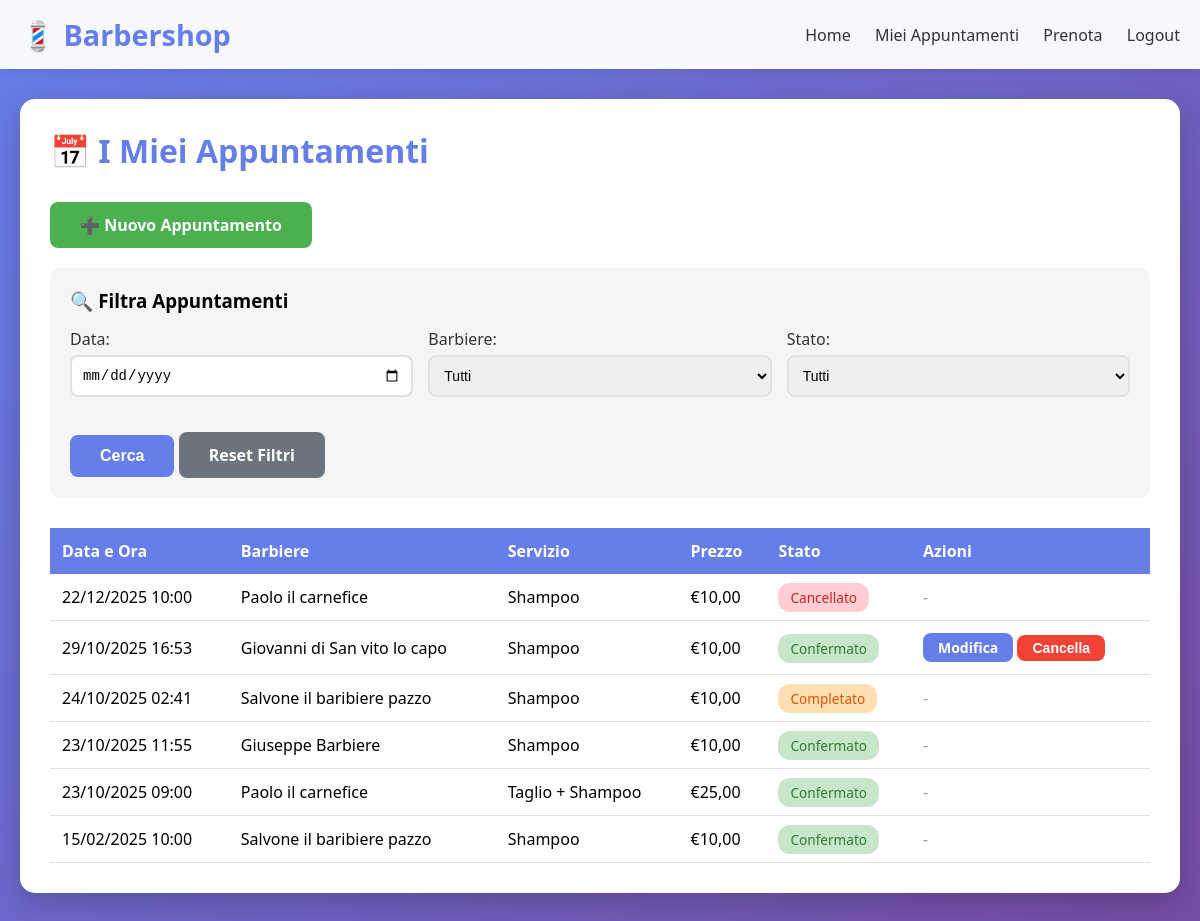
The app's page /appuntamenti/ (signed in) with its own data.
### appointments/models.py (models this page shows, shortened)
class Appuntamento(models.Model):
    STATI = [
        ('confermato', 'Confermato'),
        ('completato', 'Completato'),
        ('cancellato', 'Cancellato'),
        ('in_attesa', 'In Attesa'),
    ]
    cliente = models.ForeignKey(Cliente, on_delete=models.CASCADE, related_name='appuntamenti')
    barbiere = models.ForeignKey(Barbiere, on_delete=models.CASCADE, related_name='appuntamenti')
    servizio = models.ForeignKey(Servizio, on_delete=models.CASCADE)
    data_ora = models.DateTimeField(verbose_name="Data e ora")
    stato = models.CharField(max_length=20, choices=STATI, default='confermato')
    note = models.TextField(blank=True, null=True)
    creato_il = models.DateTimeField(auto_now_add=True)
    modificato_il = models.DateTimeField(auto_now=True)
    class Meta:
        verbose_name_plural = "Appuntamenti"
        ordering = ['-data_ora']
    def is_passato(self):
        return self.data_ora < timezone.now()

class Barbiere(models.Model):
    nome = models.CharField(max_length=100)
    specialita = models.CharField(max_length=200)
    foto = models.ImageField(upload_to='barbieri/', null=True, blank=True)
    attivo = models.BooleanField(default=True)
    class Meta:
        verbose_name_plural = "Barbieri"

class Servizio(models.Model):
    nome = models.CharField(max_length=100)
    descrizione = models.TextField()
    durata_minuti = models.IntegerField(help_text="Durata del servizio in minuti")
    prezzo = models.DecimalField(max_digits=6, decimal_places=2)
    class Meta:
        verbose_name_plural = "Servizi"

### appointments/views.py (the view)
# urls.py: path('appuntamenti/', views.lista_appuntamenti, name='lista_appuntamenti'),
@login_required
def lista_appuntamenti(request):
    try:
        cliente = Cliente.objects.get(user=request.user)
    except Cliente.DoesNotExist:
        messages.error(request, 'Profilo cliente non trovato.')
        return redirect('home')
    appuntamenti = Appuntamento.objects.filter(cliente=cliente)
    data_filtro = request.GET.get('data')
    barbiere_id = request.GET.get('barbiere')
    stato_filtro = request.GET.get('stato')
    if data_filtro:
        appuntamenti = appuntamenti.filter(data_ora__date=data_filtro)
    if barbiere_id:
        appuntamenti = appuntamenti.filter(barbiere_id=barbiere_id)
    if stato_filtro:
        appuntamenti = appuntamenti.filter(stato=stato_filtro)
    context = {
        'appuntamenti': appuntamenti,
        'barbieri': Barbiere.objects.filter(attivo=True),
        'stati': Appuntamento.STATI,
        'filtro_data': data_filtro,
        'filtro_barbiere': barbiere_id,
        'filtro_stato': stato_filtro,
    }
    return render(request, 'appointments/lista_appuntamenti.html', context)

### appointments/templates/appointments/lista_appuntamenti.html (shortened to what this page needs)
{% extends 'appointments/base.html' %}
{% block content %}
<div class="card">
    <h1 style="color: #667eea; margin-bottom: 30px;">📅 I Miei Appuntamenti</h1>
    <a href="{% url 'crea_appuntamento' %}" class="btn btn-success" style="margin-bottom: 20px;">
        ➕ Nuovo Appuntamento
    </a>
    <form method="GET" action="{% url 'lista_appuntamenti' %}" style="background: #f5f5f5; padding: 20px; border-radius: 10px; margin-bottom: 30px;">
        <h3 style="margin-bottom: 15px;">🔍 Filtra Appuntamenti</h3>
        <div style="display: grid; grid-template-columns: repeat(auto-fit, minmax(200px, 1fr)); gap: 15px;">
            <div class="form-group">
                <label>Data:</label>
                <input type="date" name="data" value="{{ filtro_data }}" class="form-control">
            </div>
            <div class="form-group">
                <label>Barbiere:</label>
                <select name="barbiere" class="form-control">
                    <option value="">Tutti</option>
                </select>
            </div>
            <div class="form-group">
                <label>Stato:</label>
                <select name="stato" class="form-control">
                    <option value="">Tutti</option>
                </select>
            </div>
        </div>
        <button type="submit" class="btn btn-primary">Cerca</button>
        <a href="{% url 'lista_appuntamenti' %}" class="btn btn-secondary">Reset Filtri</a>
    </form>
    {% if appuntamenti %}
    <table>
        <thead>
            <tr>
                <th>Data e Ora</th>
                <th>Barbiere</th>
                <th>Servizio</th>
                <th>Prezzo</th>
                <th>Stato</th>
                <th>Azioni</th>
            </tr>
        </thead>
        <tbody>
            {% for app in appuntamenti %}
            <tr>
                <td>{{ app.data_ora|date:"d/m/Y H:i" }}</td>
                <td>{{ app.barbiere.nome }}</td>
                <td>{{ app.servizio.nome }}</td>
                <td>€{{ app.servizio.prezzo }}</td>
                <td>
                    {% if app.stato == 'confermato' %}
                        <span class="badge badge-success">{{ app.get_stato_display }}</span>
                    {% elif app.stato == 'cancellato' %}
                        <span class="badge badge-danger">{{ app.get_stato_display }}</span>
                    {% else %}
                        <span class="badge badge-warning">{{ app.get_stato_display }}</span>
                    {% endif %}
                </td>
                <td>
                    {% if app.stato == 'confermato' and not app.is_passato %}
                        <a href="{% url 'modifica_appuntamento' app.id %}" class="btn btn-primary" style="padding: 5px 15px; font-size: 14px;">
                            Modifica
                        </a>
                        <form method="POST" action="{% url 'cancella_appuntamento' app.id %}" style="display: inline;">
                            <button type="submit" class="btn btn-danger" style="padding: 5px 15px; font-size: 14px;" onclick="return confirm('Sicuro di voler cancellare?')">
                                Cancella
                            </button>
                        </form>
                    {% else %}
                        <span style="color: #999;">-</span>
                    {% endif %}
                </td>
            </tr>
            {% endfor %}
        </tbody>
    </table>
    {% else %}
        <p style="text-align: center; color: #999; padding: 40px;">
            Nessun appuntamento trovato. <a href="{% url 'crea_appuntamento' %}">Prenota il tuo primo appuntamento!</a>
        </p>
    {% endif %}
</div>
{% endblock %}

### appointments/templates/appointments/base.html (style rules this page uses)
* { margin: 0; padding: 0; box-sizing: border-box; }
body { font-family: 'Segoe UI', Tahoma, Geneva, Verdana, sans-serif; background: linear-gradient(135deg, #667eea 0%, #764ba2 100%); min-height: 100vh; padding-bottom: 50px; }
.card { background: white; border-radius: 15px; padding: 30px; box-shadow: 0 10px 30px rgba(0,0,0,0.2); margin-bottom: 20px; }
.form-control { width: 100%; padding: 10px; border: 2px solid #e0e0e0; border-radius: 8px; font-size: 14px; margin-bottom: 15px; }
.form-group { margin-bottom: 20px; }
.form-group label { display: block; margin-bottom: 5px; font-weight: 500; color: #333; }
.btn { padding: 12px 30px; border: none; border-radius: 8px; font-size: 16px; font-weight: bold; cursor: pointer; transition: all 0.3s; text-decoration: none; display: inline-block; }
.btn-primary { background: #667eea; color: white; }
.btn-success { background: #4caf50; color: white; }
.btn-danger { background: #f44336; color: white; }
.btn-secondary { background: #6c757d; color: white; }
table { width: 100%; border-collapse: collapse; margin-top: 20px; }
table th { background: #667eea; color: white; padding: 12px; text-align: left; font-weight: 600; }
table td { padding: 12px; border-bottom: 1px solid #e0e0e0; }
.badge { padding: 5px 12px; border-radius: 12px; font-size: 0.85em; font-weight: 500; }
.badge-success { background: #c8e6c9; color: #2e7d32; }
.badge-danger { background: #ffcdd2; color: #c62828; }
.badge-warning { background: #ffe0b2; color: #e65100; }

### records on screen
Appuntamento: data_ora "22/12/2025 10:00", barbiere.nome "Paolo il carnefice", servizio.nome "Shampoo", servizio.prezzo "10,00", stato "Cancellato"
Appuntamento: data_ora "29/10/2025 16:53", barbiere.nome "Giovanni di San vito lo capo", servizio.nome "Shampoo", servizio.prezzo "10,00", stato "Confermato", shows "Modifica"
Appuntamento: data_ora "24/10/2025 02:41", barbiere.nome "Salvone il baribiere pazzo", servizio.nome "Shampoo", servizio.prezzo "10,00", stato "Completato"
Appuntamento: data_ora "23/10/2025 11:55", barbiere.nome "Giuseppe Barbiere", servizio.nome "Shampoo", servizio.prezzo "10,00", stato "Confermato"
Appuntamento: data_ora "23/10/2025 09:00", barbiere.nome "Paolo il carnefice", servizio.nome "Taglio + Shampoo", servizio.prezzo "25,00", stato "Confermato"
Appuntamento: data_ora "15/02/2025 10:00", barbiere.nome "Salvone il baribiere pazzo", servizio.nome "Shampoo", servizio.prezzo "10,00", stato "Confermato"
